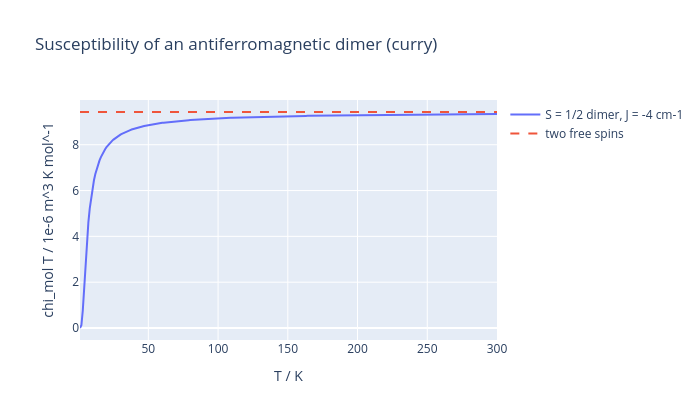

The notebook cell this image was saved under:
### Code cell
import plotly.graph_objects as go

fig = go.Figure()
fig.add_trace(go.Scatter(x=T, y=chimolT.ravel() * 1e6, mode="lines", name="S = 1/2 dimer, J = -4 cm-1"))
fig.add_trace(
    go.Scatter(x=[T[0], T[-1]], y=[curie * 1e6] * 2, mode="lines", line={"dash": "dash"}, name="two free spins")
)
fig.update_layout(
    title="Susceptibility of an antiferromagnetic dimer (curry)",
    xaxis_title="T / K",
    yaxis_title="chi_mol T / 1e-6 m^3 K mol^-1",
    width=700,
    height=420,
)
fig

### Figure 1 — Plotly figure (JSON) as saved in the notebook; plotly's stock layout.template omitted (floating-point values rounded to 4 significant figures; data arrays with more than 128 entries replaced by an {"elided": "..."} marker saying what was removed)
{"data": [{"mode": "lines", "name": "S = 1/2 dimer, J = -4 cm-1", "x": {"elided": "300 float values"}, "y": {"elided": "300 float values"}, "type": "scatter"}, {"line": {"dash": "dash"}, "mode": "lines", "name": "two free spins", "x": [1.0, 300.0], "y": [9.428, 9.428], "type": "scatter"}], "layout": {"title": {"text": "Susceptibility of an antiferromagnetic dimer (curry)"}, "xaxis": {"title": {"text": "T / K"}}, "yaxis": {"title": {"text": "chi_mol T / 1e-6 m^3 K mol^-1"}}, "width": 700, "height": 420}}
